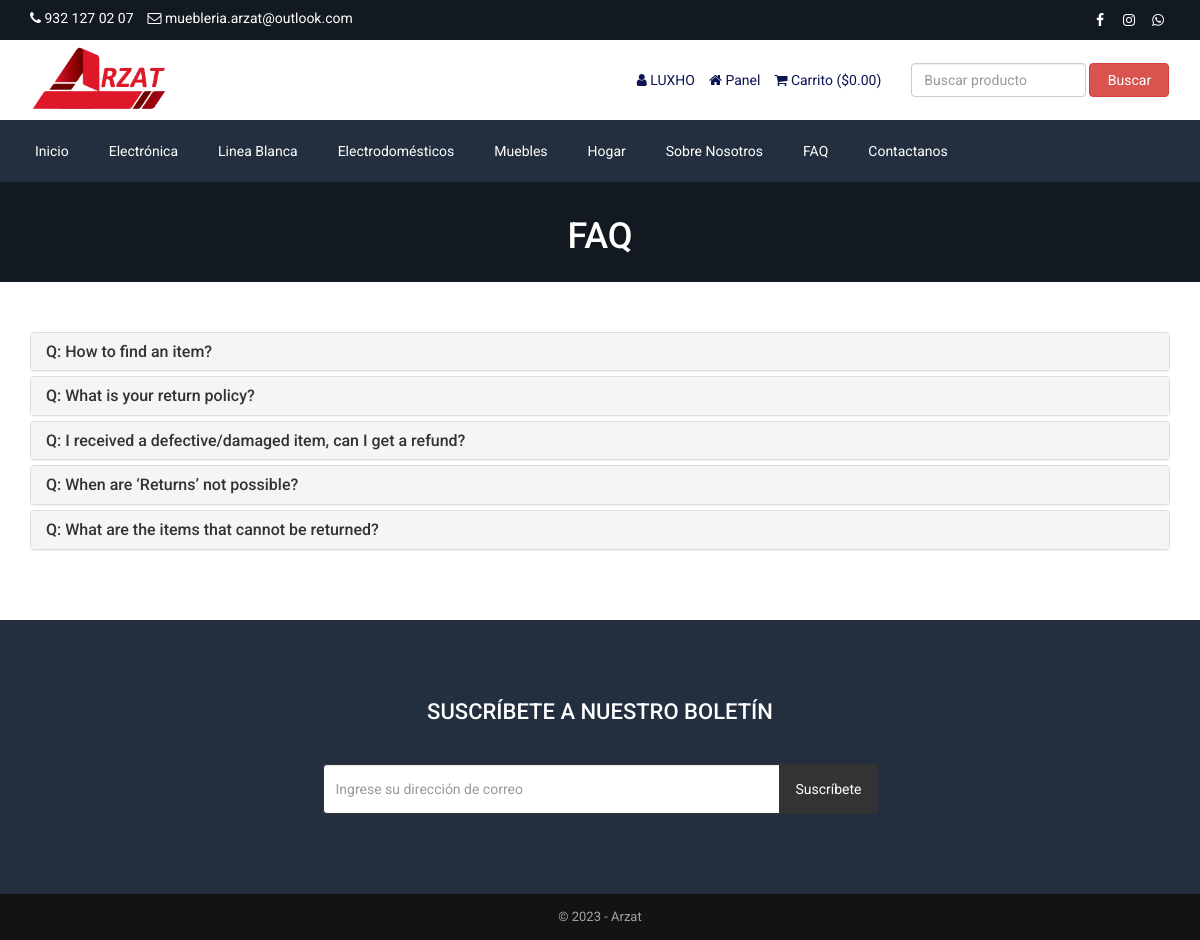
Page /faq.php (signed in) on the committed database.
### tables this page shows
CREATE TABLE `tbl_settings` (
  `id` int(11) NOT NULL,
  `logo` varchar(255) NOT NULL,
  `favicon` varchar(255) NOT NULL,
  `footer_about` text NOT NULL,
  `footer_copyright` text NOT NULL,
  `contact_address` text NOT NULL,
  `contact_email` varchar(255) NOT NULL,
  `contact_phone` varchar(255) NOT NULL,
  `contact_fax` varchar(255) NOT NULL,
  `contact_map_iframe` text NOT NULL,
  `receive_email` varchar(255) NOT NULL,
  `receive_email_subject` varchar(255) NOT NULL,
  `receive_email_thank_you_message` text NOT NULL,
  `forget_password_message` text NOT NULL,
  `total_recent_post_footer` int(10) NOT NULL,
  `total_popular_post_footer` int(10) NOT NULL,
  `total_recent_post_sidebar` int(11) NOT NULL,
  `total_popular_post_sidebar` int(11) NOT NULL,
  `total_featured_product_home` int(11) NOT NULL,
  `total_latest_product_home` int(11) NOT NULL,
  `total_popular_product_home` int(11) NOT NULL,
  `meta_title_home` text NOT NULL,
  `meta_keyword_home` text NOT NULL,
  `meta_description_home` text NOT NULL,
  `banner_login` varchar(255) NOT NULL,
  `banner_registration` varchar(255) NOT NULL,
  `banner_forget_password` varchar(255) NOT NULL,
  `banner_reset_password` varchar(255) NOT NULL,
  `banner_search` varchar(255) NOT NULL,
  `banner_cart` varchar(255) NOT NULL,
  `banner_checkout` varchar(255) NOT NULL,
  `banner_product_category` varchar(255) NOT NULL,
  `banner_blog` varchar(255) NOT NULL,
  `cta_title` varchar(255) NOT NULL,
  `cta_content` text NOT NULL,
  `cta_read_more_text` varchar(255) NOT NULL,
  `cta_read_more_url` varchar(255) NOT NULL,
  `cta_photo` varchar(255) NOT NULL,
  `featured_product_title` varchar(255) NOT NULL,
  `featured_product_subtitle` varchar(255) NOT NULL,
  `latest_product_title` varchar(255) NOT NULL,
  `latest_product_subtitle` varchar(255) NOT NULL,
  `popular_product_title` varchar(255) NOT NULL,
  `popular_product_subtitle` varchar(255) NOT NULL,
  `testimonial_title` varchar(255) NOT NULL,
  `testimonial_subtitle` varchar(255) NOT NULL,
  `testimonial_photo` varchar(255) NOT NULL,
  `blog_title` varchar(255) NOT NULL,
  `blog_subtitle` varchar(255) NOT NULL,
  `newsletter_text` text NOT NULL,
  `paypal_email` varchar(255) NOT NULL,
  `stripe_public_key` varchar(255) NOT NULL,
  `stripe_secret_key` varchar(255) NOT NULL,
  `bank_detail` text NOT NULL,
  `before_head` text NOT NULL,
  `after_body` text NOT NULL,
  `before_body` text NOT NULL,
  `home_service_on_off` int(11) NOT NULL,
  `home_welcome_on_off` int(11) NOT NULL,
  `home_featured_product_on_off` int(11) NOT NULL,
  `home_latest_product_on_off` int(11) NOT NULL,
  `home_popular_product_on_off` int(11) NOT NULL,
  `home_testimonial_on_off` int(11) NOT NULL,
  `home_blog_on_off` int(11) NOT NULL,
  `newsletter_on_off` int(11) NOT NULL,
  `ads_above_welcome_on_off` int(1) NOT NULL,
  `ads_above_featured_product_on_off` int(1) NOT NULL,
  `ads_above_latest_product_on_off` int(1) NOT NULL,
  `ads_above_popular_product_on_off` int(1) NOT NULL,
  `ads_above_testimonial_on_off` int(1) NOT NULL,
  `ads_category_sidebar_on_off` int(1) NOT NULL
);

CREATE TABLE `tbl_social` (
  `social_id` int(11) NOT NULL,
  `social_name` varchar(30) NOT NULL,
  `social_url` varchar(255) NOT NULL,
  `social_icon` varchar(30) NOT NULL
);

CREATE TABLE `tbl_top_category` (
  `tcat_id` int(11) NOT NULL,
  `tcat_name` varchar(255) NOT NULL,
  `show_on_menu` int(1) NOT NULL
);

CREATE TABLE `tbl_page` (
  `id` int(11) NOT NULL,
  `about_title` varchar(255) NOT NULL,
  `about_content` text NOT NULL,
  `about_banner` varchar(255) NOT NULL,
  `about_meta_title` varchar(255) NOT NULL,
  `about_meta_keyword` text NOT NULL,
  `about_meta_description` text NOT NULL,
  `faq_title` varchar(255) NOT NULL,
  `faq_banner` varchar(255) NOT NULL,
  `faq_meta_title` varchar(255) NOT NULL,
  `faq_meta_keyword` text NOT NULL,
  `faq_meta_description` text NOT NULL,
  `blog_title` varchar(255) NOT NULL,
  `blog_banner` varchar(255) NOT NULL,
  `blog_meta_title` varchar(255) NOT NULL,
  `blog_meta_keyword` text NOT NULL,
  `blog_meta_description` text NOT NULL,
  `contact_title` varchar(255) NOT NULL,
  `contact_banner` varchar(255) NOT NULL,
  `contact_meta_title` varchar(255) NOT NULL,
  `contact_meta_keyword` text NOT NULL,
  `contact_meta_description` text NOT NULL,
  `pgallery_title` varchar(255) NOT NULL,
  `pgallery_banner` varchar(255) NOT NULL,
  `pgallery_meta_title` varchar(255) NOT NULL,
  `pgallery_meta_keyword` text NOT NULL,
  `pgallery_meta_description` text NOT NULL,
  `vgallery_title` varchar(255) NOT NULL,
  `vgallery_banner` varchar(255) NOT NULL,
  `vgallery_meta_title` varchar(255) NOT NULL,
  `vgallery_meta_keyword` text NOT NULL,
  `vgallery_meta_description` text NOT NULL
);

CREATE TABLE `tbl_faq` (
  `faq_id` int(11) NOT NULL,
  `faq_title` varchar(255) NOT NULL,
  `faq_content` text NOT NULL
);

### faq.php (the view, shortened to what this page needs)
<?php require_once('header.php'); ?>
<?php
$statement = $pdo->prepare("SELECT * FROM tbl_page WHERE id=1");
$statement->execute();
$result = $statement->fetchAll(PDO::FETCH_ASSOC);
foreach ($result as $row) {
    $faq_title = $row['faq_title'];
    $faq_banner = $row['faq_banner'];
}
?>
<div class="page-banner" style="background-image: url(assets/uploads/<?php echo $faq_banner; ?>);">
    <div class="inner">
        <h1><?php echo $faq_title; ?></h1>
    </div>
</div>
<div class="page">
    <div class="container">
        <div class="row">
            <div class="col-md-12">
                <div class="panel-group" id="faqAccordion">
                    <?php
                    $statement = $pdo->prepare("SELECT * FROM tbl_faq");
                    $statement->execute();
                    $result = $statement->fetchAll(PDO::FETCH_ASSOC);
                    foreach ($result as $row) {
                        ?>
                        <div class="panel panel-default">
                            <div class="panel-heading accordion-toggle question-toggle collapsed" data-toggle="collapse" data-parent="#faqAccordion" data-target="#question<?php echo $row['faq_id']; ?>">
                                <h4 class="panel-title">
                                    Q: <?php echo $row['faq_title']; ?>
                                </h4>
                            </div>
                        </div>
                        <?php
                    }
                    ?>
                </div>
            </div>
        </div>
    </div>
</div>
<?php require_once('footer.php'); ?>

### header.php (shortened to what this page needs)
<?php
include("admin/inc/config.php");
$statement = $pdo->prepare("SELECT * FROM tbl_settings WHERE id=1");
$statement->execute();
$result = $statement->fetchAll(PDO::FETCH_ASSOC);
foreach ($result as $row)
{
	$logo = $row['logo'];
	$contact_email = $row['contact_email'];
	$contact_phone = $row['contact_phone'];
}
?>
<!DOCTYPE html>
<html lang="en">
<head>
	<link rel="stylesheet" href="assets/css/bootstrap.min.css">
	<link rel="stylesheet" href="assets/css/font-awesome.min.css">
	<link rel="stylesheet" href="assets/css/owl.carousel.min.css">
	<link rel="stylesheet" href="assets/css/owl.theme.default.min.css">
	<link rel="stylesheet" href="assets/css/jquery.bxslider.min.css">
    <link rel="stylesheet" href="assets/css/magnific-popup.css">
    <link rel="stylesheet" href="assets/css/rating.css">
	<link rel="stylesheet" href="assets/css/spacing.css">
	<link rel="stylesheet" href="assets/css/bootstrap-touch-slider.css">
	<link rel="stylesheet" href="assets/css/animate.min.css">
	<link rel="stylesheet" href="assets/css/tree-menu.css">
	<link rel="stylesheet" href="assets/css/select2.min.css">
	<link rel="stylesheet" href="assets/css/main.css">
	<link rel="stylesheet" href="assets/css/responsive.css">
	<?php
	$statement = $pdo->prepare("SELECT * FROM tbl_page WHERE id=1");
	$statement->execute();
	$result = $statement->fetchAll(PDO::FETCH_ASSOC);
		?>
</head>
<body>
<div class="top">
	<div class="container">
		<div class="row">
			<div class="col-md-6 col-sm-6 col-xs-12">
				<div class="left">
					<ul>
						<li><i class="fa fa-phone"></i> <?php echo $contact_phone; ?></li>
						<li><i class="fa fa-envelope-o"></i> <?php echo $contact_email; ?></li>
					</ul>
				</div>
			</div>
			<div class="col-md-6 col-sm-6 col-xs-12">
				<div class="right">
					<ul>
						<?php
						$statement = $pdo->prepare("SELECT * FROM tbl_social");
						$statement->execute();
						$result = $statement->fetchAll(PDO::FETCH_ASSOC);
						foreach ($result as $row) {
							?>
							<?php if($row['social_url'] != ''): ?>
							<li><a href="<?php echo $row['social_url']; ?>"><i class="<?php echo $row['social_icon']; ?>"></i></a></li>
							<?php endif; ?>
							<?php
						}
						?>
					</ul>
				</div>
			</div>
		</div>
	</div>
</div>
<div class="header">
	<div class="container">
		<div class="row inner">
			<div class="col-md-4 logo">
				<a href="index.php"><img src="assets/uploads/<?php echo $logo; ?>" alt="logo image"></a>
			</div>
			<div class="col-md-5 right">
				<ul>
					<?php
					if(isset($_SESSION['customer'])) {
						?>
						<li><i class="fa fa-user"></i> <?php echo LANG_VALUE_13; ?> <?php echo $_SESSION['customer']['cust_name']; ?></li>
						<li><a href="dashboard.php"><i class="fa fa-home"></i> <?php echo LANG_VALUE_89; ?></a></li>
						<?php
					} else {
						?>
						<li><a href="login.php"><i class="fa fa-sign-in"></i> <?php echo LANG_VALUE_9; ?></a></li>
						<li><a href="registration.php"><i class="fa fa-user-plus"></i> <?php echo LANG_VALUE_15; ?></a></li>
						<?php
					}
					?>
					<li><a href="cart.php"><i class="fa fa-shopping-cart"></i> <?php echo LANG_VALUE_18; ?> (<?php echo LANG_VALUE_1; ?><?php
					if(isset($_SESSION['cart_p_id'])) {
						$table_total_price = 0;
						$i=0;
	                    foreach($_SESSION['cart_p_qty'] as $key => $value)
	                    {
	                        $i++;
	                        $arr_cart_p_qty[$i] = $value;
	                    }                    $i=0;
	                    foreach($_SESSION['cart_p_current_price'] as $key => $value)
	                    {
	                        $i++;
	                        $arr_cart_p_current_price[$i] = $value;
	                    }
	                    for($i=1;$i<=count($arr_cart_p_qty);$i++) {
	                    	$row_total_price = $arr_cart_p_current_price[$i]*$arr_cart_p_qty[$i];
	                        $table_total_price = $table_total_price + $row_total_price;
	                    }
						echo $table_total_price;
					} else {
						echo '0.00';
					}
					?>)</a></li>
				</ul>
			</div>
			<div class="col-md-3 search-area">
				<form class="navbar-form navbar-left" role="search" action="search-result.php" method="get">
					<div class="form-group">
						<input type="text" class="form-control search-top" placeholder="<?php echo LANG_VALUE_2; ?>" name="search_text">
					</div>
					<button type="submit" class="btn btn-danger"><?php echo LANG_VALUE_3; ?></button>
				</form>
			</div>
		</div>
	</div>
</div>
<div class="nav">
	<div class="container">
		<div class="row">
			<div class="col-md-12 pl_0 pr_0">
				<div class="menu-container">
					<div class="menu">
						<ul>
							<li><a href="index.php">Inicio</a></li>
							<?php
							$statement = $pdo->prepare("SELECT * FROM tbl_top_category WHERE show_on_menu=1");
							$statement->execute();
							$result = $statement->fetchAll(PDO::FETCH_ASSOC);
							foreach ($result as $row) {
								?>
								<li><a href="product-category.php?id=<?php echo $row['tcat_id']; ?>&type=top-category"><?php echo $row['tcat_name']; ?></a>
								</li>
								<?php
							}
							?>
							<?php
							$statement = $pdo->prepare("SELECT * FROM tbl_page WHERE id=1");
							$statement->execute();
							$result = $statement->fetchAll(PDO::FETCH_ASSOC);
							foreach ($result as $row) {
								$about_title = $row['about_title'];
								$faq_title = $row['faq_title'];
								$contact_title = $row['contact_title'];
							}
							?>
							<li><a href="about.php"><?php echo $about_title; ?></a></li>
							<li><a href="faq.php"><?php echo $faq_title; ?></a></li>
							<li><a href="contact.php"><?php echo $contact_title; ?></a></li>
						</ul>
					</div>
				</div>
			</div>
		</div>
	</div>
</div>

### footer.php (shortened to what this page needs)
<?php
$statement = $pdo->prepare("SELECT * FROM tbl_settings WHERE id=1");
$statement->execute();
$result = $statement->fetchAll(PDO::FETCH_ASSOC);
foreach ($result as $row)
{
	$footer_copyright = $row['footer_copyright'];
    $newsletter_on_off = $row['newsletter_on_off'];
}
?>
<?php if($newsletter_on_off == 1): ?>
<section class="home-newsletter">
	<div class="container">
		<div class="row">
			<div class="col-md-6 col-md-offset-3">
				<div class="single">
				<form action="" method="post">
					<h2><?php echo LANG_VALUE_93; ?></h2>
					<div class="input-group">
			        	<input type="email" class="form-control" placeholder="<?php echo LANG_VALUE_95; ?>" name="email_subscribe">
			         	<span class="input-group-btn">
			         	<button class="btn btn-theme" type="submit" name="form_subscribe"><?php echo LANG_VALUE_92; ?></button>
			         	</span>
			        </div>
				</div>
			</div>
		</div>
	</div>
</section>
<?php endif; ?>
<div class="footer-bottom">
	<div class="container">
		<div class="row">
			<div class="col-md-12 copyright">
				<?php echo $footer_copyright; ?>
			</div>
		</div>
	</div>
</div>
</body>
</html>

### rows in the picture
tbl_settings: contact_phone "932 127 02 07", contact_email "muebleria.arzat@outlook.com", logo (picture), footer_copyright "© 2023 - Arzat"
tbl_top_category: tcat_name "Electrónica"
tbl_top_category: tcat_name "Linea Blanca"
tbl_top_category: tcat_name "Electrodomésticos"
tbl_top_category: tcat_name "Muebles"
tbl_top_category: tcat_name "Hogar"
tbl_page: about_title "Sobre Nosotros", faq_title "FAQ", contact_title "Contactanos", faq_banner (picture)
tbl_faq: faq_title "How to find an item?"
tbl_faq: faq_title "What is your return policy?"
tbl_faq: faq_title "I received a defective/damaged item, can I get a refund?"
tbl_faq: faq_title "When are ‘Returns’ not possible?"
tbl_faq: faq_title "What are the items that cannot be returned?"

### other values in the picture
$_SESSION['customer']['cust_name'] "LUXHO"
LANG_VALUE_89 "Panel"
LANG_VALUE_18 "Carrito"
LANG_VALUE_1 "$"
LANG_VALUE_3 "Buscar"
LANG_VALUE_93 "SUSCRÍBETE A NUESTRO BOLETÍN"
LANG_VALUE_92 "Suscríbete"
